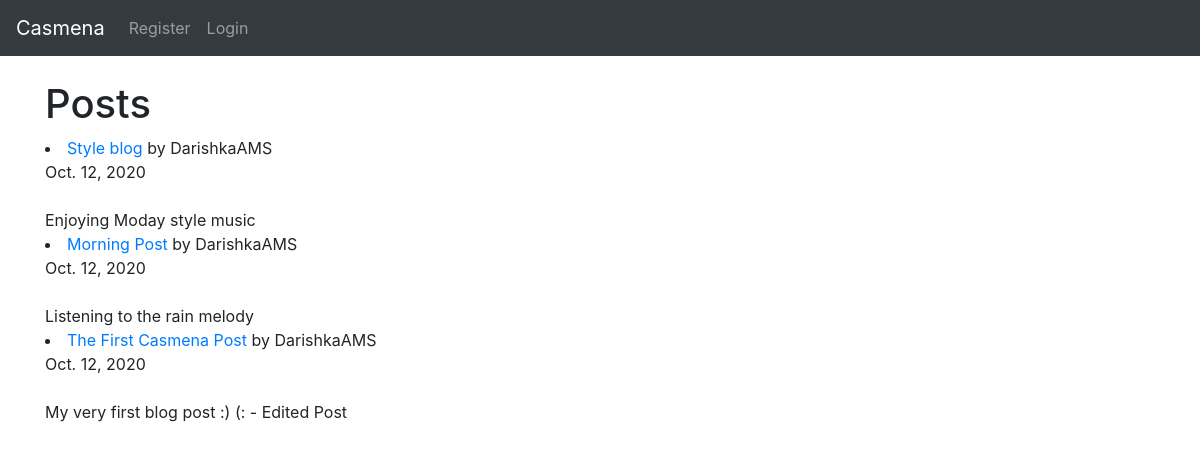
Before: / with the older database file.
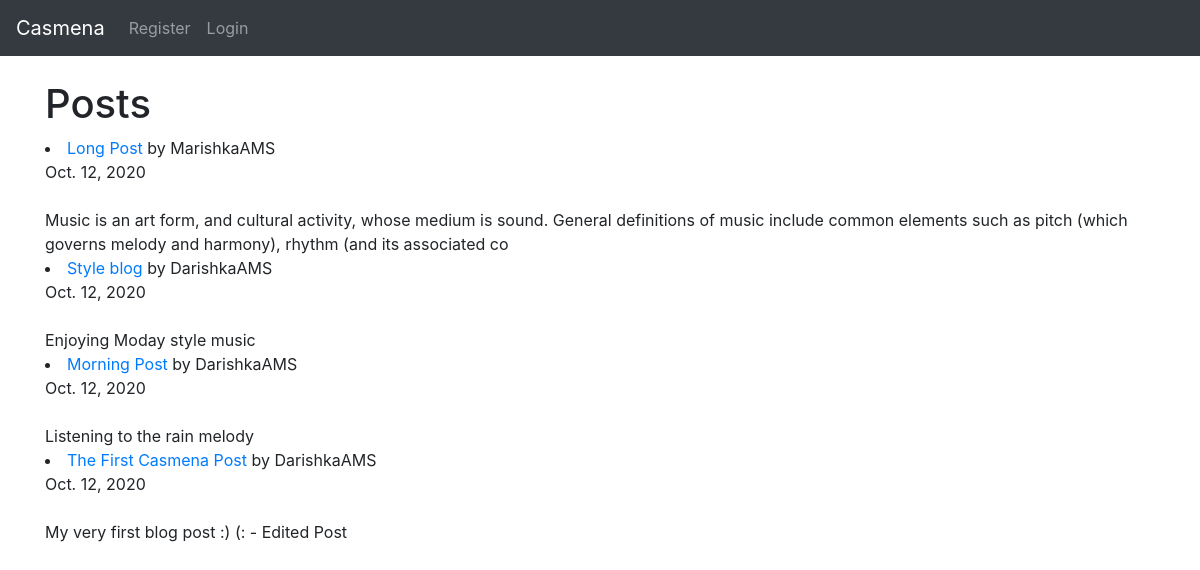
After: the same page with the newer database file.
### mysic_blog/models.py (models this page shows, shortened)
class Post(models.Model):
    title = models.CharField(max_length=255)
    title_tag = models.CharField(max_length=255, default='Casmena')
    author = models.ForeignKey(User, on_delete=models.CASCADE)
    body = models.TextField()
    post_date = models.DateField(auto_now_add=True)

### mysic_blog/views.py (the view)
# urls.py: path('', HomeView.as_view(), name='home'),
class HomeView(ListView):
    model = Post
    template_name = 'home.html'
    ordering = ['-id']

### templates/home.html (shortened to what this page needs)
{% extends 'base.html' %}
{% block content %}
<h1>Posts</h1>
{% for post in object_list %}
    <li> <a href="{% url 'article_detail' post.pk %}"> {{ post.title }} </a>
        by {{ post.author}} <br/>
        {{ post.post_date}} </li>
    <br>
    {{ post.body | slice:":200" }}</li>
{% endfor %}
{% endblock %}

### templates/base.html (shortened to what this page needs)
<!doctype html>
<html lang="en">
  <head>
    <link rel="stylesheet" href="https://stackpath.bootstrapcdn.com/bootstrap/4.5.2/css/bootstrap.min.css">
  </head>
  <body>
<nav class="navbar navbar-expand-lg navbar-dark bg-dark">
  <a class="navbar-brand" href="{% url 'home' %}"> Casmena </a>
  <div class="collapse navbar-collapse" id="navbarSupportedContent">
    <ul class="navbar-nav mr-auto">
      {% if user.is_authenticated %}
          <li class="nav-item">
            <a class="nav-link" href="{% url 'add_post' %}">Add Post</a>
          </li>
          <li class="nav-item">
           <li class="nav-item">
            <a class="nav-link" href="{% url 'logout' %}">Logout</a>
           </li>
      {% else %}
          <li class="nav-item">
              <a class="nav-link" href="{% url 'register' %}">Register</a>
          </li>
          <li class="nav-item">
              <a class="nav-link" href="{% url 'login' %}">Login</a>
          </li>
      {% endif %}
    </ul>
  </div>
</nav>
    <br>
    <div class="container">
        {% block content %}
        {% endblock %}
    </div>
  </body>
</html>

Changed rows visible on the page:
added Post: title "Long Post", author "MarishkaAMS", post_date "Oct. 12, 2020", body "Music is an art form, and cultural activity, whose medium is sound. General definitions of music include common elements such as pitch (which governs melody and harmony), rhythm (and its associated co"
